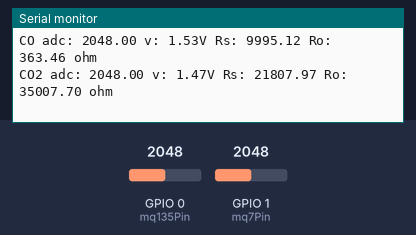
The sketch below on a simulated ESP32-C3. On the bench: the last lines printed to the serial monitor. The inputs (shaded band) are chosen by the test bench; at power-on: GPIO 0 (mq135Pin) = 2048, GPIO 1 (mq7Pin) = 2048.

Above: at 1.8 s.
1.9 s: GPIO 0 (mq135Pin) set to 0
At 2.4 s:
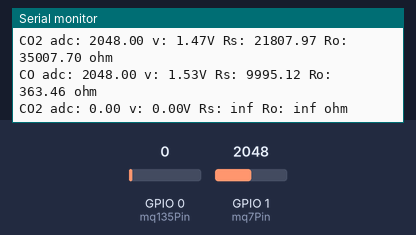
4.5 s: GPIO 1 (mq7Pin) set to 2866
At 5.8 s:
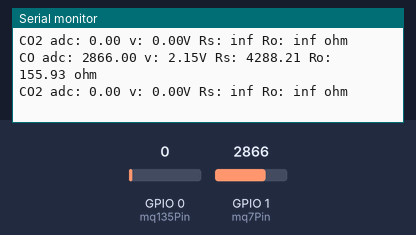
6.0 s: GPIO 0 (mq135Pin) set to 491
At 6.8 s:
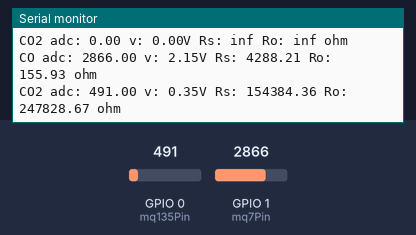
7.5 s: GPIO 1 (mq7Pin) set to 3603
At 8.8 s:
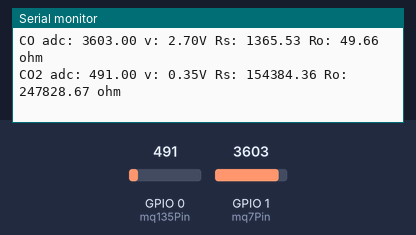
Timing chart, 0 to 10.0 s (numbered marks = the images above; inputs shaded):
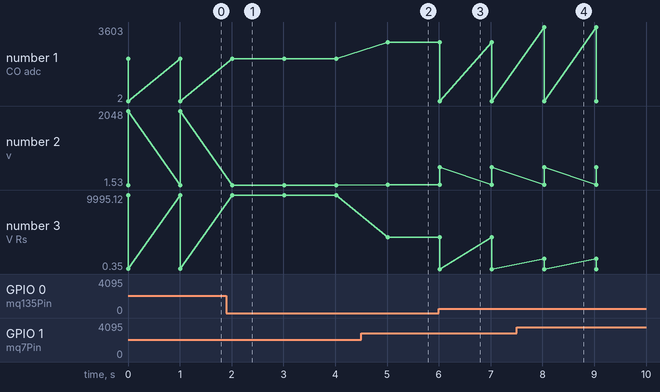

Measured:
- after the input at 1.9 s, the serial monitor: prints a new line after 0.11 s (image 1)
- after the input at 4.5 s, the serial monitor: prints a new line after 0.52 s (image 2)
- after the input at 6.0 s, the serial monitor: prints a new line at once (image 3)
- after the input at 7.5 s, the serial monitor: prints a new line after 0.53 s (image 4)
- plotted number 1: 2048 → 2866 after the input at 4.5 s
- plotted number 2: 1.53 → 2.15 after the input at 4.5 s, 2.15 → 491 after the input at 6.0 s
- plotted number 3: 9995.12 → 4288.21 after the input at 4.5 s, 4288.21 → 0.35 after the input at 6.0 s

The sketch:

kalibrasi_mq.ino
```cpp
#define mq135Pin 0 // GPIO 0 ESP32C3
#define mq7Pin 1   // GPIO 1 ESP32C3

const int RCO = 10000;  // Resistor beban di MQ-7 (10k ohm)
const int RCO2 = 20000; // Resistor beban di MQ-135 (20k ohm)
double ppm = 428.11;    //ppm co2 di udara (lihat di co2.earth)

const float aCO2 = 110.7432567;  // Didapat dari regresi linier grafik datasheet sensor MQ135
const float bCO2 = -2.856935538;

const float VsCO = 4.6;  // tegangan sumber yang terukur dengan multimeter
const float VsCO2 = 4.4; // bisa juga ditulis dengan 5.0 V sesuai yang terbaca di ESP

const int R1 = 1000;  // Resistor divider
const int R2 = 2000;  // Resistor divider

float RoCO = 0.0;
float RoCO2 = 0.0;

void setup() {
  Serial.begin(115200);
  pinMode(mq7Pin, INPUT);
  pinMode(mq135Pin, INPUT);
}

void loop() {
  float adcCO = analogRead(mq7Pin);
  float adcCO2 = analogRead(mq135Pin);

  float vRefCO  = VsCO * R2 / (R1 + R2);       // tegangan dari voltage divider (<=3.3V)
  float vRefCO2 = VsCO2 * R2 / (R1 + R2);

  float VadcCO  = (adcCO / 4095.0) * vRefCO;   // tegangan terukur di pin A0 MQ7
  float VadcCO2 = (adcCO2 / 4095.0) * vRefCO2; // tegangan terukur di pin A0 MQ135

  float vCO  = VadcCO * 1.5;   // tegangan asli sensor MQ7 (1.5 didapat dari (R1+R2)/R2)
  float vCO2 = VadcCO2 * 1.5;  // tegangan asli sensor MQ135

  // === Menghitung nilai Rs CO dan CO2 ===
  float RsCO = ((VsCO - vCO) / vCO) * RCO;      // resistansi internal saat terpapar gas CO
  float RsCO2 = ((VsCO - vCO2) / vCO2) * RCO2;  // resistansi internal saat terpapar gas CO2

  // === Menghitung nilai Ro CO dan CO2 di udara bersih ===
  RoCO = RsCO / 27.5;      // 27.5 adalah rasio sensor MQ7 di saat udara bersih
  float ratio = pow((ppm/aCO2), (1.0/bCO2));
  RoCO2 = RsCO2 / ratio;

  Serial.print("CO ");
  Serial.print("adc: "); Serial.print(adcCO);
  Serial.print(" v: "); Serial.print(VadcCO);  Serial.print("V");
  Serial.print(" Rs: "); Serial.print(RsCO);
  Serial.print(" Ro: "); Serial.print(RoCO);  Serial.println(" ohm");
  Serial.print("CO2 ");
  Serial.print("adc: "); Serial.print(adcCO2);
  Serial.print(" v: "); Serial.print(VadcCO2);  Serial.print("V");
  Serial.print(" Rs: "); Serial.print(RsCO2);
  Serial.print(" Ro: "); Serial.print(RoCO2);  Serial.println(" ohm");
  Serial.println("");
  delay(1000);
}
```
